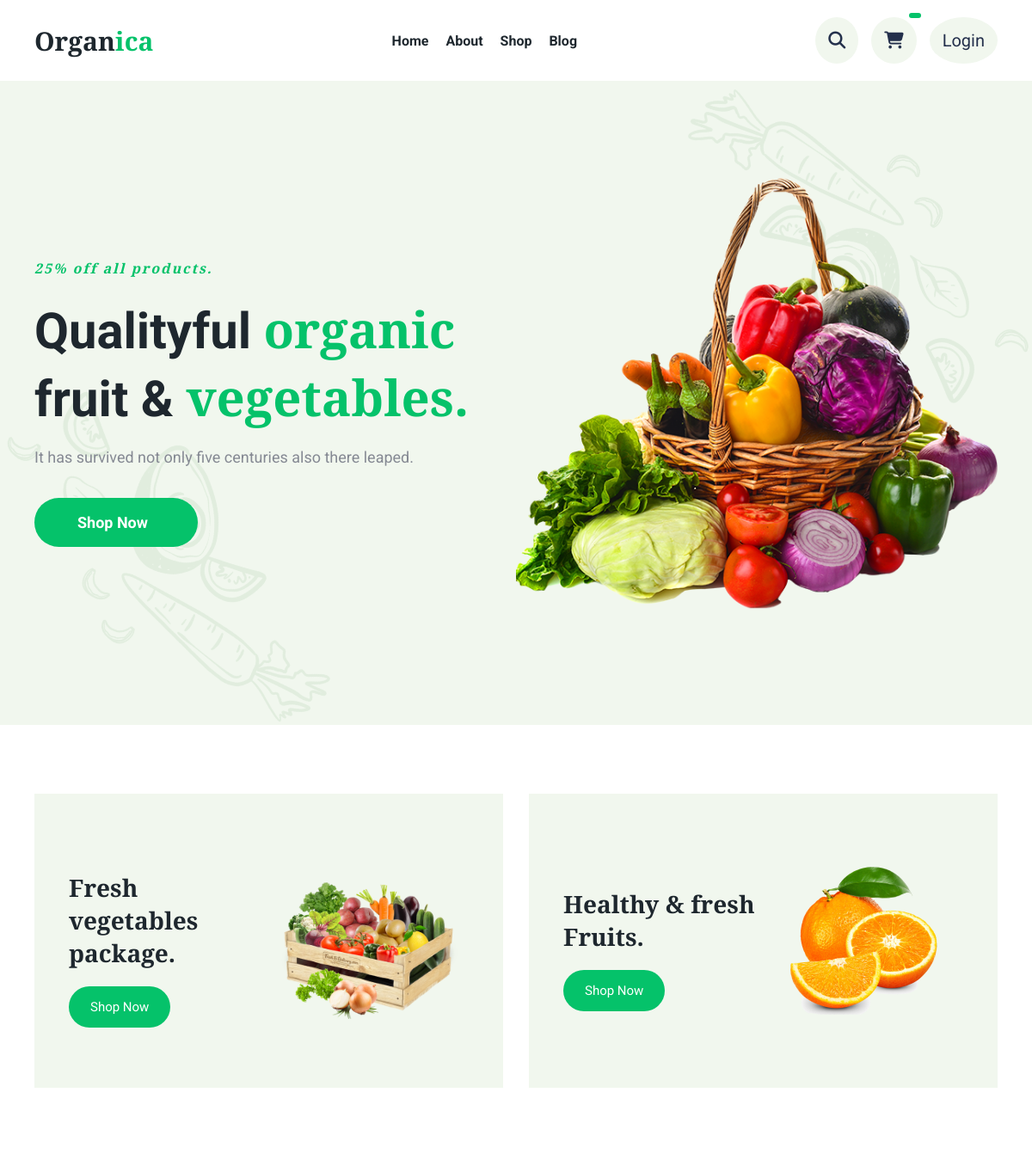
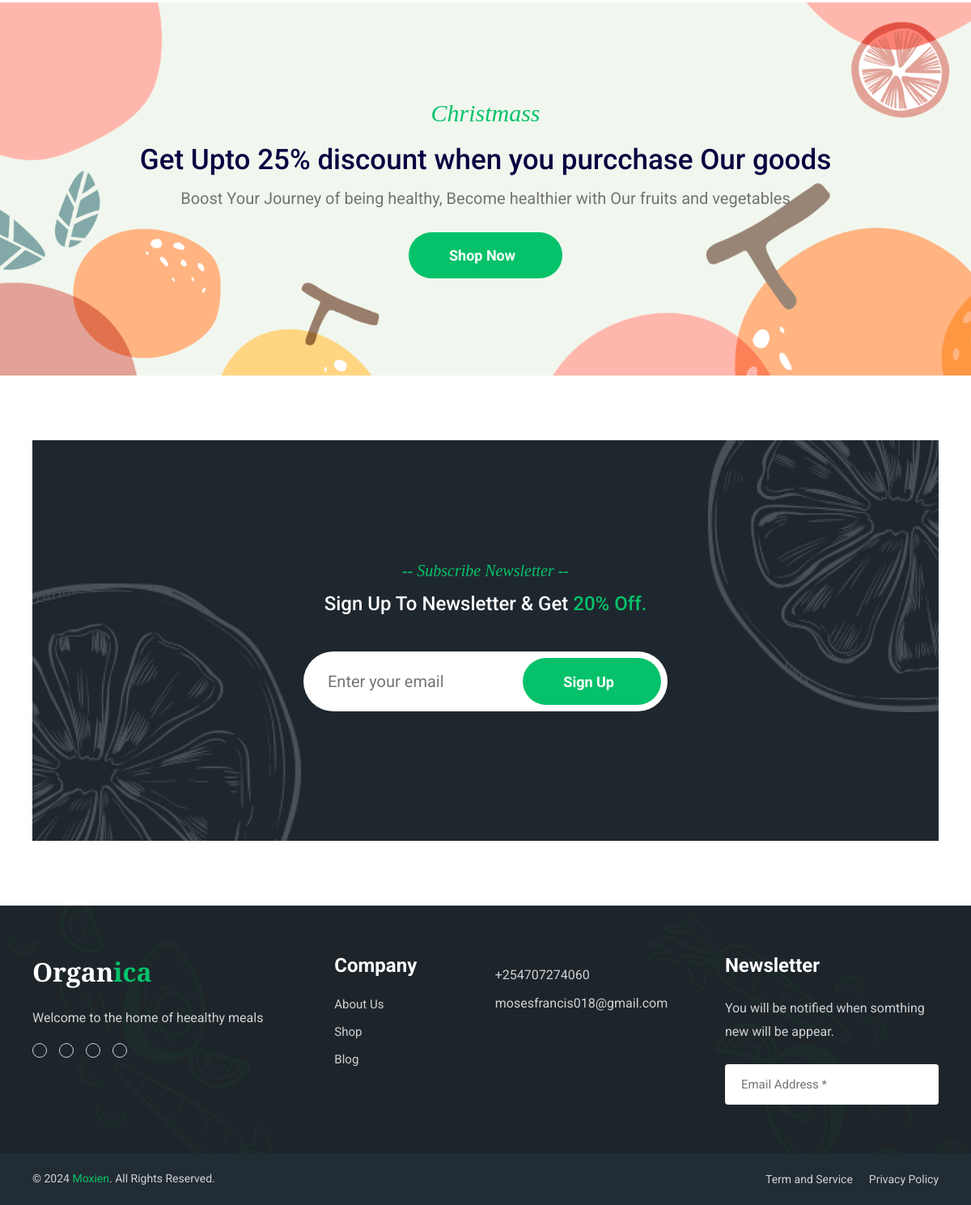
The page / on the database its author committed (2 pictures, top to bottom).
### store/models.py (models this page shows, shortened)
class Offer(models.Model):
    season =models.CharField(max_length=100)
    offer_discription = models.TextField()
    attractive_text = models.TextField()

### store/views.py (the view)
# urls.py: path('',views.home,name='home'),
def home(request):
    trending_product = Product.objects.filter(on_sale=True)
    offer = Offer.objects.all()
    context ={
        'trending':trending_product,
        'Prod_offer':offer,
    }
    return render(request, 'app1/home.html', context)

### cart/context_processors.py (called while the page is built)
def cart_processor(request):
    cart = request.session.get('cart', {})
    total_items = sum(cart.values())  # Calculate the total number of items in the cart
    return {
        'cart': cart,
        'total_items': total_items,
    }

### templates/app1/home.html (shortened to what this page needs)
{% extends 'app1/base.html' %}
{% load static %}
{% block content %}
        <body id="top">
          <main>
            <article>
              <section class="hero">
                <div class="container">
                  <div class="hero-content">
                    <p class="hero-subtitle">25% off all products.</p>
                    <h2 class="h1 hero-title">
                      Qualityful <span class="span">organic</span>
                      fruit & <span class="span">vegetables.</span>
                    </h2>
                    <p class="hero-text">
                      It has survived not only five centuries also there leaped.
                    </p>
                    <a href="{% url 'store:shop' %} " class="btn btn-primary">
                      <span class="span">Shop Now</span>
                    </a>
                  </div>
                  <figure class="hero-banner">
                    <img src="{% static 'assets/images/hero-banner.png' %}" width="603" height="634" loading="lazy" alt="Vegetables"
                      class="w-100">
                  </figure>
                </div>
              </section>
              <section class="section offers">
                <div class="container">
                  <ul class="offers-list has-scrollbar">
                    <li class="offers-item">
                      <a href="{% url 'store:shop' %}" class="offers-card">
                        <figure class="card-banner">
                          <img src="{% static 'assets/images/offer-1.png' %}" width="292" height="230" loading="lazy"
                            alt="Fresh vegetables package" class="w-100">
                        </figure>
                        <div class="card-content">
                          <h3 class="h3 card-title">Fresh vegetables package.</h3>
                          <div class="btn btn-primary">Shop Now</div>
                        </div>
                      </a>
                    </li>
                    <li class="offers-item">
                      <a href="{% url 'store:shop' %}" class="offers-card">
                        <figure class="card-banner">
                          <img src="{% static 'assets/images/product-1.png' %}" width="336" height="244" loading="lazy"
                            alt="Healthy & fresh beef" class="w-100">
                        </figure>
                        <div class="card-content">
                          <h3 class="h3 card-title">Healthy & fresh Fruits.</h3>
                          <div class="btn btn-primary">Shop Now</div>
                        </div>
                      </a>
                    </li>
                  </ul>
                </div>
              </section>
              <section class="cta">
                {% for discount in Prod_offer %}
                    <div class="container">
                    <p class="section-subtitle">{{ discount.season }}</p>
                    <h2 class="h2 section-title">{{ discount.offer_discription }}</h2>
                    <p class="cta-text">
                      {{ discount.attractive_text }}
                    </p>
                    <a href="{% url 'store:shop' %}" class="btn btn-primary">
                      <span>Shop Now</span>
                    </a>
                  {% endfor %}
                  </div>
              </section>
              <section class="section newsletter">
                <div class="container">
                  <div class="newsletter-card">
                    <p class="section-subtitle"> -- Subscribe Newsletter --</p>
                    <h2 class="h2 section-title">Sign Up To Newsletter & Get <span class="span">20% Off.</span></h2>
                    <form action="" class="newsletter-form">
                      <input type="email" name="email" placeholder="Enter your email" required class="input-email">
                      <button type="submit" class="btn btn-primary">
                        <span>Sign Up</span>
                      </button>
                    </form>
                  </div>
                </div>
              </section>
            </article>
          </main>
{% endblock content %}

### static/assets/css/main.css (style rules this page uses)
:root { --charleston-green: hsl(206, 20%, 14%); --battleship-gray: hsl(0, 0%, 53%); --shamrock-green: hsl(152, 95%, 31%); --russian-violet: hsl(245, 97%, 13%); --yellow-orange: hsl(36, 100%, 50%); --green-pigment: hsl(152, 95%, 33%); --roman-silver: hsl(223, 6%, 55%); --sonic-silver: hsl(0, 0%, 45%); --eerie-black: hsl(210, 11%, 15%); --space-cadet: hsl(222, 36%, 22%); --light-gray: hsl(0, 0%, 82%); --mint-cream: hsl(96, 36%, 95%); --gunmetal-1: hsl(207, 21%, 17%); --gunmetal-2: hsl(206, 21%, 15%); --black_90: hsla(0, 0%, 0%, 0.9); --black_50: hsla(0, 0%, 0%, 0.5); --black_25: hsla(0, 0%, 0%, 0.25); --white_50: hsla(0, 0%, 100%, 0.50); --white_25: hsla(0, 0%, 100%, 0.25); --white_10: hsla(0, 0%, 100%, 0.1); --platinum: hsl(0, 0%, 92%); --cultured: hsl(0, 0%, 94%); --emerald: hsl(152, 95%, 39%); --emerald_70: hsla(152, 95%, 39%, 0.7); --white: hsl(0, 0%, 100%); --black: hsl(0, 0%, 0%); --onyx: hsl(0, 0%, 27%); --jet: hsl(0, 0%, 20%); --russian-violet_65: hsla(245, 97%, 13%, 0.65); --rhythm: hsl(220, 17%, 49%); --spanish-gray: hsl(156, 3%, 61%); --ff-playfair-display: 'Playfair Display', serif; --ff-roboto: 'Roboto', sans-serif; --fs-1: 3rem; --fs-2: 2.4rem; --fs-3: 2rem; --fs-4: 1.8rem; --fs-5: 1.7rem; --fs-6: 1.5rem; --fs-7: 1.4rem; --fs-8: 1.3rem; --fs-9: 1rem; --fw-400: 400; --fw-500: 500; --fw-600: 600; --fw-700: 700; --section-padding: 80px; --radius-4: 4px; --radius-6: 6px; --shadow-1: 0 12px 25px -8px hsla(0, 0%, 0%, 0.2); --shadow-2: -12px 0 25px -8px hsla(0, 0%, 0%, 0.2); --shadow-3: 12px 0 25px -8px hsla(0, 0%, 0%, 0.2); --transition-1: 0.05s ease; --transition-2: 0.25s ease; --cubic-in: cubic-bezier(0.51, 0.03, 0.64, 0.28); --cubic-out: cubic-bezier(0.33, 0.85, 0.4, 0.96); }
*, *::before, *::after { margin: 0; padding: 0; box-sizing: border-box; }
li { list-style: none; }
a { text-decoration: none; color: inherit; }
a, img, span, input, label, button, ion-icon { display: block; }
img { height: auto; }
input, button { background: none; border: none; font: inherit; }
input { width: 100%; }
button { cursor: pointer; }
html { font-size: 10px; font-family: var(--ff-roboto); scroll-behavior: smooth; }
body { font-size: 1.6rem; background-color: var(--white); }
.container { padding-inline: 15px; }
.btn { background-color: var(--bg-color, var(--emerald)); color: var(--color, var(--white)); display: flex; align-items: center; gap: 8px; width: max-content; font-size: var(--fs, var(--fs-7)); font-weight: var(--fw, var(--fw-500)); padding: var(--padding, 15px 20px); border-radius: 50px; transition: var(--transition-2); }
.section { padding-block: var(--section-padding); }
.h2 { font-size: var(--fs-1); font-weight: var(--fw-500); color: var(--russian-violet); }
.h3 { font-family: var(--ff-playfair-display); font-size: var(--fs-4); }
.w-100 { width: 100%; }
.has-scrollbar { display: flex; overflow-x: auto; padding-block-end: 30px; margin-block-end: -30px; scroll-snap-type: inline mandatory; }
.section-subtitle { color: var(--emerald); font-family: var(--ff-playfair-display); font-size: var(--fs-3); font-style: italic; margin-block-end: 10px; }
.section-subtitle, .section-title { text-align: center; }
@media (min-width: 569px) { :root { --fs-1: 3.2rem; } }
@media (min-width: 569px) { .container { max-width: 520px; margin-inline: auto; } }
@media (min-width: 768px) { :root { --fs-1: 3.8rem; } }
@media (min-width: 768px) { .container { max-width: 700px; } }
@media (min-width: 992px) { .container { padding-inline: 40px; max-width: 1020px; } }
@media (min-width: 1200px) { .container { max-width: 1200px; } }

### rows shown on the page
Offer: season "Christmass", offer_discription "Get Upto 25% discount when you purcchase Our goods", attractive_text "Boost Your Journey of being healthy, Become healthier with Our fruits and vegetables"
